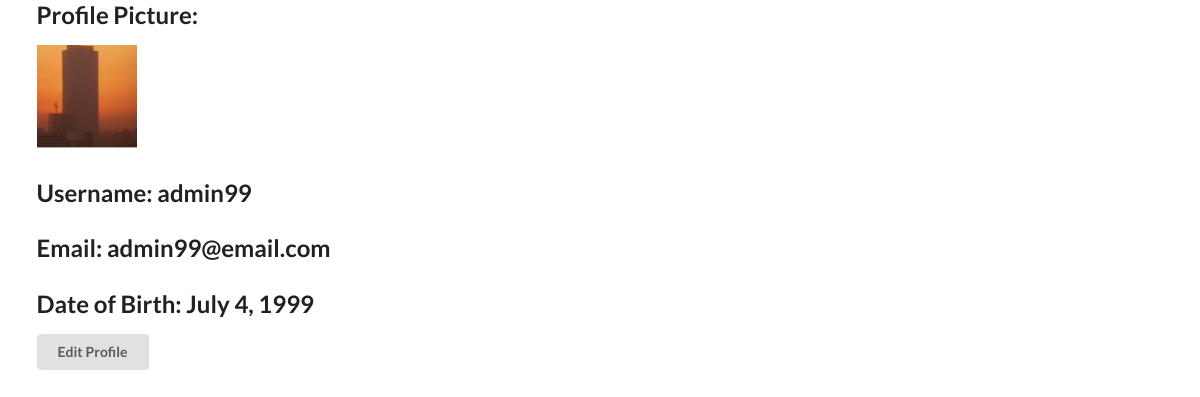
Page /profile/ (signed in) on the earlier database version.
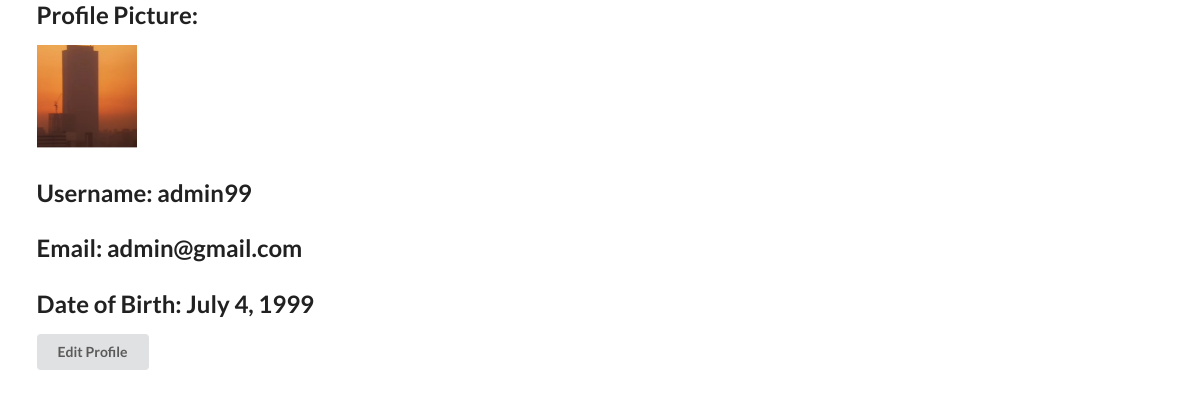
Same page on the later database version.
### auctionApp/models.py (models this page shows, shortened)
class User(AbstractUser):
    email = models.EmailField(unique = True)
    username = models.CharField(max_length = 50, blank = True, null = True, unique = True)
    DOB = models.DateField(null=True)
    image = models.ImageField(upload_to='profile_pic', default='default.png')
    def __str__(self):
        return self.username

### auction/views.py (the view)
# urls.py: path('profile/', profile_view, name= 'profile'),
@login_required
def profile_view(request):
    context = {}
    return render(request, 'profile.html', context)

### templates/profile.html (shortened to what this page needs)
{% extends 'base.html' %}
{% block content %}
<h2>Profile Picture:  </h2>
{%if user.image %}
<img src = '{{ user.image.url }}' width = 100px>
{% endif %}
<h2>Username:  {{user}}</h2>
<h2>Email:  {{user.email}}</h2>
<h2>Date of Birth:  {{user.DOB}}</h2>
<a href= '{% url 'editProfile' %}'>
    <button class = 'ui button '>Edit Profile</button>
</a>
{% endblock content %}

### templates/base.html (shortened to what this page needs)
<!doctype html>
<html lang="en">
  <head>
    <link rel="stylesheet" type='text/css' href="https://cdnjs.cloudflare.com/ajax/libs/semantic-ui/2.2.14/semantic.min.css">
    <link rel="stylesheet" href="https://cdnjs.cloudflare.com/ajax/libs/Chart.js/2.8.0/Chart.min.css" />
  </head>
  <body>
      <div class = 'ui container'>
         {% block content %}
         {% endblock content %}
      </div>
  </body>
</html>

Differences in the rows shown:
changed User "admin99": email "admin99@email.com" → "admin@gmail.com"
